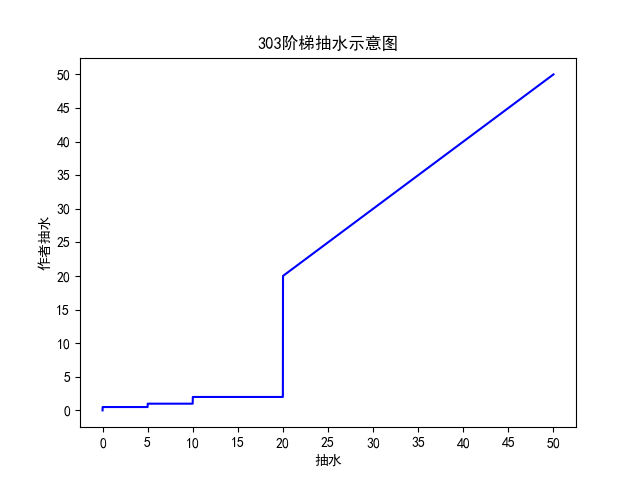

Reproduce this figure in Python.
#!/usr/bin/python3
# -*- coding: utf-8 -*-

import numpy as np
from matplotlib import pyplot as plt


def author_fee(x):
    if x == 0:
        return 0
    if 0 < x <= 5:
        return 0.5
    if x <= 10:
        return 1
    if x <= 20:
        return 2
    return x


def main():
    x = np.linspace(0, 50, 10000)
    y = np.array(list(author_fee(d) for d in x))
    plt.rcParams['font.sans-serif'] = ['SimHei']
    plt.title(u'303阶梯抽水示意图')
    plt.xlabel(u'抽水')
    plt.ylabel(u'作者抽水')
    plt.xticks(range(0, 51, 5))
    plt.yticks(range(0, 51, 5))
    plt.plot(x, y, 'b')
    plt.show()


if __name__ == '__main__':
    main()
